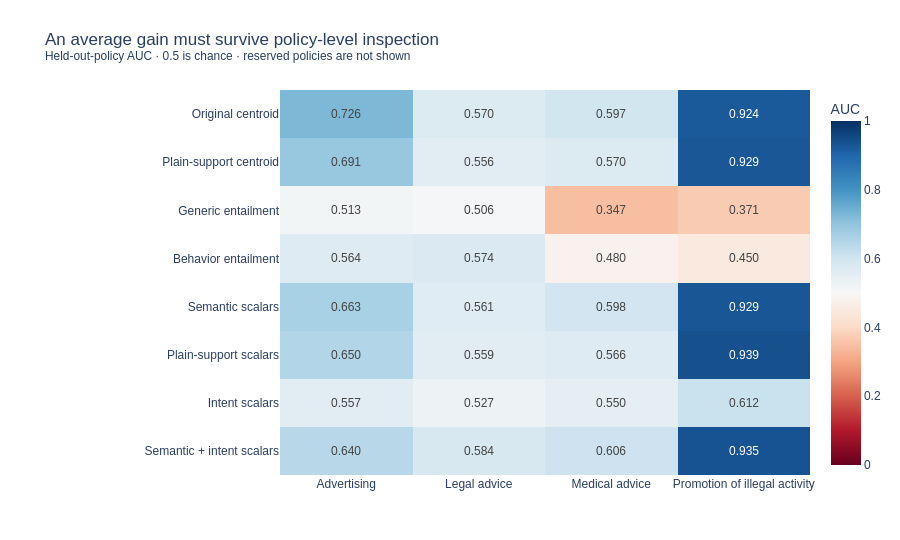

Notebook cell for this chart:
### Markdown cell above
## Do intent features resolve the weak policies?
Semantic-plus-intent slightly improves legal and medical ranking, but damages advertising and probability quality. The fixed average retains part of that tradeoff; it fails the predeclared acceptance rule. The qualitative audit contains 48 deliberately balanced examples, not a prevalence sample. Context and speech-act ambiguity are useful error mechanisms, not proof that the source labels are wrong.

The new job encoded 2,217 unique plain supports and 21,214 unique NLI pairs, with zero and four truncated inputs respectively. Original comment embeddings were reused. Compatible historical NLI predictions were not present in this job's restored inputs; the new 332-shard NLI cache is now checkpointed and reusable. Worker computation took 644.5 seconds on one bounded CPU instance; summed encoder time across parallel workers is not wall time.

### Code cell
display_formatting(root, "policies")
display(pd.DataFrame(formatting["error_audit"]["taxonomy_counts"]).fillna(0).astype(int))

### Figure 1 — Plotly figure (JSON) as saved in the notebook; plotly's stock layout.template omitted (floating-point values rounded to 4 significant figures)
{"data": [{"colorbar": {"title": {"text": "AUC"}}, "colorscale": [[0.0, "rgb(103,0,31)"], [0.1, "rgb(178,24,43)"], [0.2, "rgb(214,96,77)"], [0.3, "rgb(244,165,130)"], [0.4, "rgb(253,219,199)"], [0.5, "rgb(247,247,247)"], [0.6, "rgb(209,229,240)"], [0.7, "rgb(146,197,222)"], [0.8, "rgb(67,147,195)"], [0.9, "rgb(33,102,172)"], [1.0, "rgb(5,48,97)"]], "hovertemplate": "%{y}<br>%{x}<br>AUC %{z:.4f}<extra></extra>", "text": [[0.7255, 0.5702, 0.5969, 0.9241], [0.6906, 0.5564, 0.5704, 0.9286], [0.5127, 0.5063, 0.3468, 0.3708], [0.5645, 0.5744, 0.4801, 0.4505], [0.6627, 0.5607, 0.5976, 0.9294], [0.6497, 0.5591, 0.5658, 0.9394], [0.5574, 0.5266, 0.5503, 0.6115], [0.6396, 0.5839, 0.6055, 0.9347]], "texttemplate": "%{text:.3f}", "type": "heatmap", "x": ["Advertising", "Legal advice", "Medical advice", "Promotion of illegal activity"], "y": ["Original centroid", "Plain-support centroid", "Generic entailment", "Behavior entailment", "Semantic scalars", "Plain-support scalars", "Intent scalars", "Semantic + intent scalars"], "z": [[0.7255, 0.5702, 0.5969, 0.9241], [0.6906, 0.5564, 0.5704, 0.9286], [0.5127, 0.5063, 0.3468, 0.3708], [0.5645, 0.5744, 0.4801, 0.4505], [0.6627, 0.5607, 0.5976, 0.9294], [0.6497, 0.5591, 0.5658, 0.9394], [0.5574, 0.5266, 0.5503, 0.6115], [0.6396, 0.5839, 0.6055, 0.9347]], "zmax": 1, "zmin": 0}], "layout": {"font": {"family": "Arial", "size": 12}, "height": 540, "margin": {"b": 65, "l": 280, "r": 40, "t": 90}, "title": {"text": "An average gain must survive policy-level inspection<br><sup>Held-out-policy AUC · 0.5 is chance · reserved policies are not shown</sup>"}, "yaxis": {"autorange": "reversed"}}}
